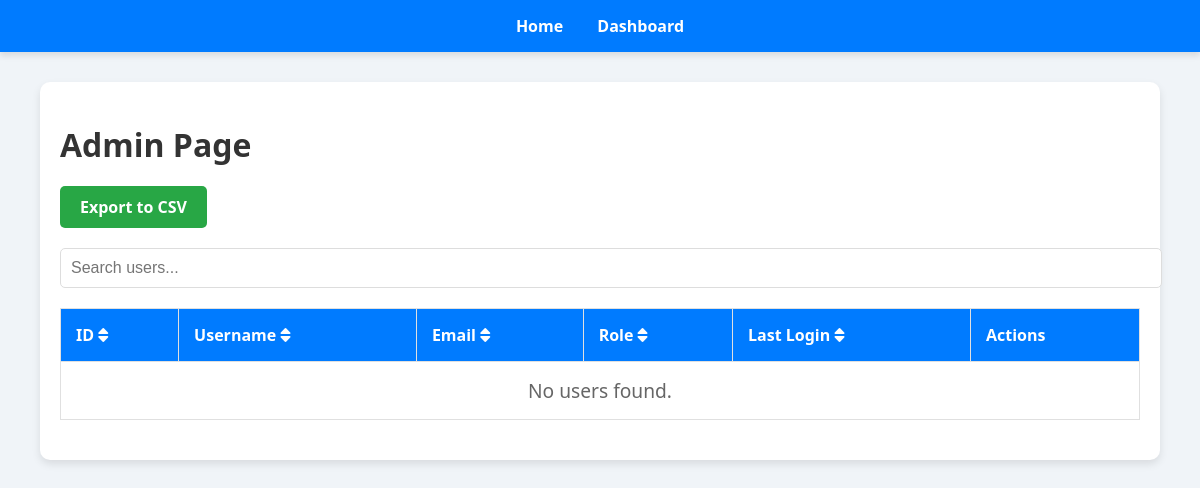
The app's page /admin.php, older data.
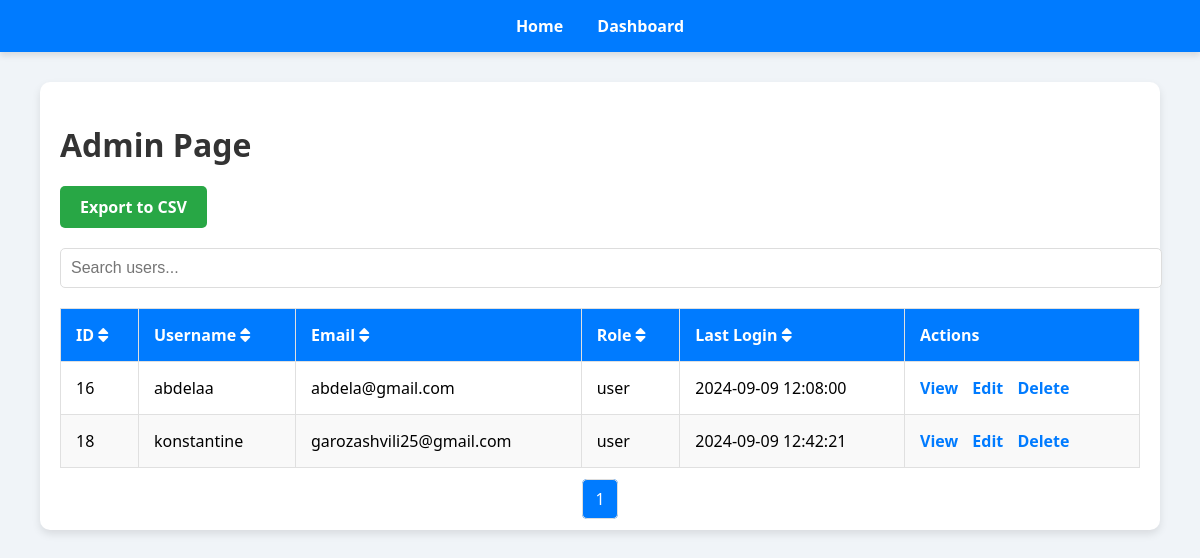
The same page, newer data.
### tables this page shows
CREATE TABLE `users` (
  `id` int NOT NULL,
  `username` varchar(50) NOT NULL,
  `password` varchar(255) NOT NULL,
  `email` varchar(100) NOT NULL,
  `role` enum('user','admin') NOT NULL DEFAULT 'user',
  `last_login` timestamp NULL DEFAULT NULL,
  `profile_picture` varchar(255) DEFAULT 'uploads/default_profile.png'
);

### admin.php (the view, shortened to what this page needs)
<?php
require_once('includes/db.php');
$limit = 10;
$page = isset($_GET['page']) ? intval($_GET['page']) : 1;
$offset = ($page - 1) * $limit;
$query = "SELECT id, username, email, role, last_login FROM users LIMIT ? OFFSET ?";
$stmt = $conn->prepare($query);
$stmt->bind_param('ii', $limit, $offset);
$stmt->execute();
$result = $stmt->get_result();
$totalQuery = "SELECT COUNT(*) AS total FROM users";
$totalResult = $conn->query($totalQuery);
$totalUsers = $totalResult->fetch_assoc()['total'];
$totalPages = ceil($totalUsers / $limit);
?>
<!DOCTYPE html>
<html lang="en">
<head>
    <link rel="stylesheet" href="https://cdnjs.cloudflare.com/ajax/libs/font-awesome/6.0.0-beta3/css/all.min.css">
</head>
<body>
    <div class="navbar">
        <a href="admin.php">Home</a>
        <a href="dashboard.php">Dashboard</a>
    </div>
    <div class="container">
        <h1>Admin Page</h1>
        <a href="export_users.php" class="export-btn">Export to CSV</a>
        <div class="search-bar">
            <input type="text" id="searchInput" placeholder="Search users...">
        </div>
        <table id="userTable">
            <thead>
                <tr>
                    <th data-sort="id">ID <i class="fas fa-sort"></i></th>
                    <th data-sort="username">Username <i class="fas fa-sort"></i></th>
                    <th data-sort="email">Email <i class="fas fa-sort"></i></th>
                    <th data-sort="role">Role <i class="fas fa-sort"></i></th>
                    <th data-sort="last_login">Last Login <i class="fas fa-sort"></i></th>
                    <th>Actions</th>
                </tr>
            </thead>
            <tbody>
                <?php
                if ($result->num_rows > 0) {
                    while ($row = $result->fetch_assoc()) {
                        $lastLogin = !empty($row['last_login']) ? date('Y-m-d H:i:s', strtotime($row['last_login'])) : 'Never';
                        echo "<tr data-id='{$row['id']}'>";
                        echo "<td>{$row['id']}</td>";
                        echo "<td>{$row['username']}</td>";
                        echo "<td>{$row['email']}</td>";
                        echo "<td>{$row['role']}</td>";
                        echo "<td>{$lastLogin}</td>";
                        echo "<td>
                                <a href='view_user.php?id={$row['id']}'>View</a>
                                <a href='#' class='edit-btn' data-id='{$row['id']}'>Edit</a>
                                <a href='#' class='delete-btn' data-id='{$row['id']}'>Delete</a>
                              </td>";
                        echo "</tr>";
                    }
                } else {
                    echo "<tr><td colspan='6' class='no-users'>No users found.</td></tr>";
                }
                ?>
            </tbody>
        </table>
        <div class="pagination">
            <?php for ($i = 1; $i <= $totalPages; $i++): ?>
                <a href="admin.php?page=<?php echo $i; ?>" class="<?php echo ($i === $page) ? 'current' : ''; ?>"><?php echo $i; ?></a>
            <?php endfor; ?>
        </div>
    </div>
</body>
</html>

### admin.php (style rules this page uses)
body { font-family: 'Segoe UI', Tahoma, Geneva, Verdana, sans-serif; background-color: #f0f4f8; margin: 0; padding: 0; }
.navbar { background-color: #007BFF; color: #fff; padding: 15px; text-align: center; box-shadow: 0 4px 6px rgba(0, 0, 0, 0.1); }
.navbar a { color: #fff; text-decoration: none; margin: 0 15px; font-weight: bold; }
.container { width: 90%; max-width: 1200px; margin: 30px auto; padding: 20px; background-color: #ffffff; border-radius: 10px; box-shadow: 0 4px 8px rgba(0, 0, 0, 0.1); }
h1 { font-size: 2rem; color: #333; margin-bottom: 20px; }
.search-bar { margin-bottom: 20px; }
.search-bar input[type="text"] { width: 100%; padding: 10px; border-radius: 5px; border: 1px solid #ddd; font-size: 16px; }
.export-btn { background-color: #28a745; color: #fff; text-decoration: none; padding: 10px 20px; border-radius: 5px; font-weight: bold; display: inline-block; margin-bottom: 20px; }
table { width: 100%; border-collapse: collapse; position: relative; }
th, td { padding: 15px; border: 1px solid #e0e0e0; text-align: left; transition: background-color 0.3s ease; }
th { background-color: #007BFF; color: #ffffff; font-weight: bold; cursor: pointer; }
tr:nth-child(even) { background-color: #f9f9f9; }
td a { color: #007BFF; text-decoration: none; font-weight: bold; margin-right: 10px; transition: color 0.3s ease; }
.pagination { text-align: center; margin-top: 20px; }
.pagination a { color: #007BFF; text-decoration: none; padding: 8px 12px; border: 1px solid #ddd; margin: 0 5px; border-radius: 5px; }
.pagination a.current { background-color: #007BFF; color: #fff; }
.no-users { text-align: center; font-size: 1.2rem; color: #666; }

Row changes from the older to the newer data that the page shows:
added users: id "16", username "abdelaa", email "abdela@gmail.com", role "user", last_login "2024-09-09 12:08:00"
added users: id "18", username "konstantine", email "garozashvili25@gmail.com", role "user", last_login "2024-09-09 12:42:21"
Text that changed along with them:
new list line: "1"
text no longer shown: "No users found."
